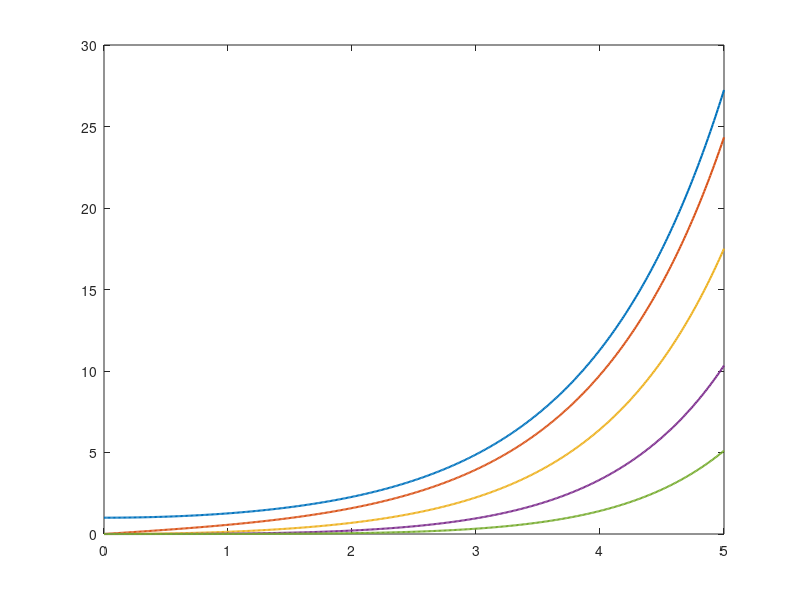

Source code (MATLAB):
z = (0 : 0.2 : 1)';
format long
besseli(1, z);


%%
X = 0 : 0.01 : 5;
I = zeros(5, 501);
for i = 0 : 4
    I(i+1, :) = besseli(i, X);
end

plot(X, I, 'LineWidth', 1.5);